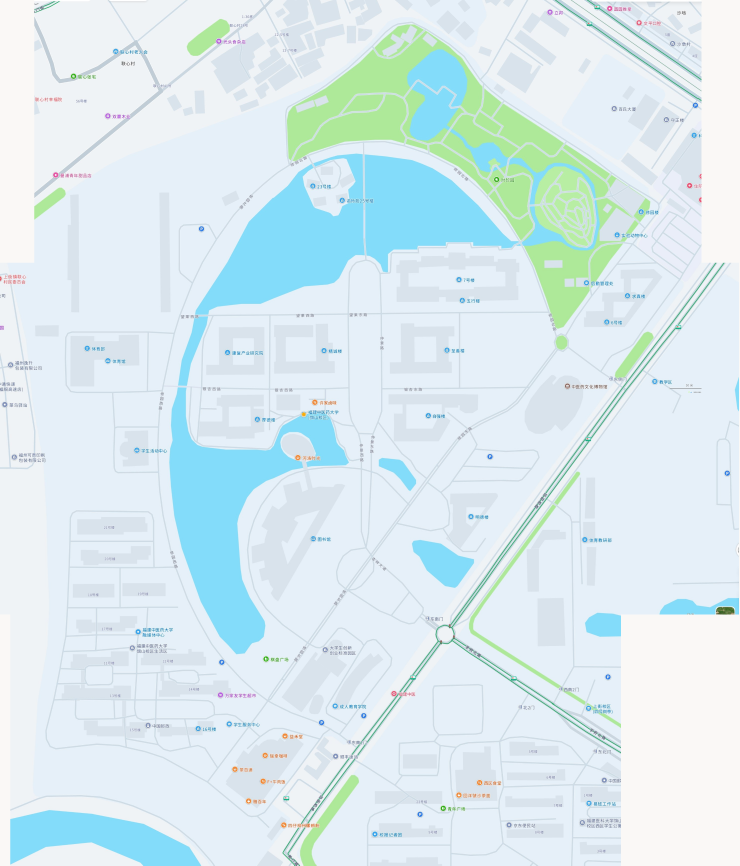
#> input picture _audit/campus_map_20261113/_data/amap/master.png, 2957 x 3463 px, found by its file name (shown at 1/4 size)
$ python labels8.py
#> lines starting #> are read from the running program, lines starting #| are printed output that depends on the picture; after the words box and inside, x2 and y2 are one past the last pixel; in counts of white or black regions, pixels touching at a corner belong together
import cv2, numpy as np, os
BASE = r"C:\Users\Ko_Li\.openclaw\workspace\web\_audit\campus_map_20261113\_data\amap"
WORK = os.path.join(BASE, "_work")
m = cv2.imread(os.path.join(BASE, "master.png"))
#> m is the input picture: shape (3463, 2957, 3); mean B, G, R 240.3, 235.5, 217.7
def save(img, x0, y0, x1, y1, scale, name, grid=True):
#> called with x0 = 2040, y0 = 1980, x1 = 2340, y1 = 2180, scale = 4, name = 'U_xuefu_label_check', grid = True
    c = cv2.resize(img[y0:y1, x0:x1], None, fx=scale, fy=scale, interpolation=cv2.INTER_CUBIC)
    font = cv2.FONT_HERSHEY_SIMPLEX
    if grid:
        ch, cw = c.shape[:2]
#> ch = 800; cw = 1200
        for x in range(x0//50*50, x1+1, 100):
            if x < x0: continue
            px = int((x-x0)*scale)
            if 0 <= px < cw:
                cv2.line(c, (px,0), (px,ch-1), (0,0,255), 1)
                for yy in (18, ch-4): cv2.putText(c, str(x), (px+2,yy), font, 0.6, (0,0,255), 2, cv2.LINE_AA)
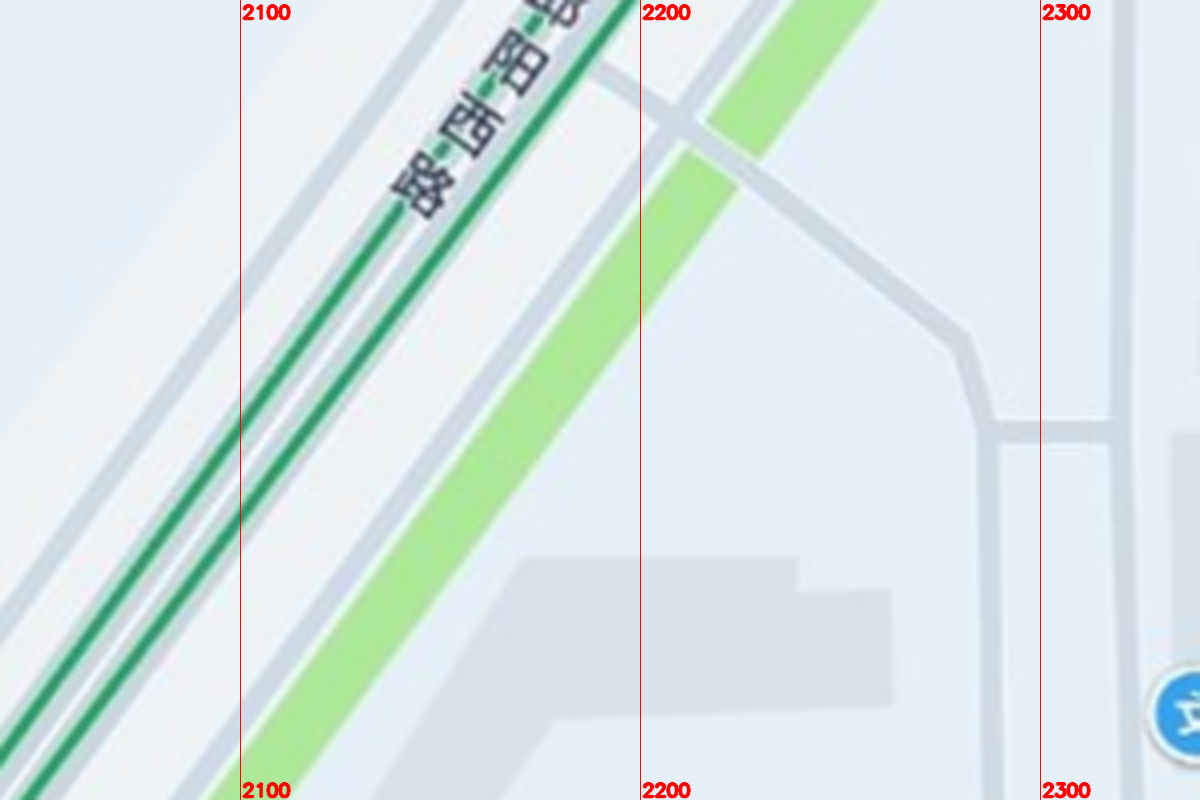
#> c: shape (800, 1200, 3); mean B, G, R 232.2, 231.7, 217.9
        for y in range(y0//50*50, y1+1, 100):
            if y < y0: continue
            py = int((y-y0)*scale)
            if 0 <= py < ch:
                cv2.line(c, (0,py), (cw-1,py), (0,0,255), 1)
                for xx in (4, cw-50): cv2.putText(c, str(y), (xx,py+18), font, 0.6, (0,0,255), 2, cv2.LINE_AA)
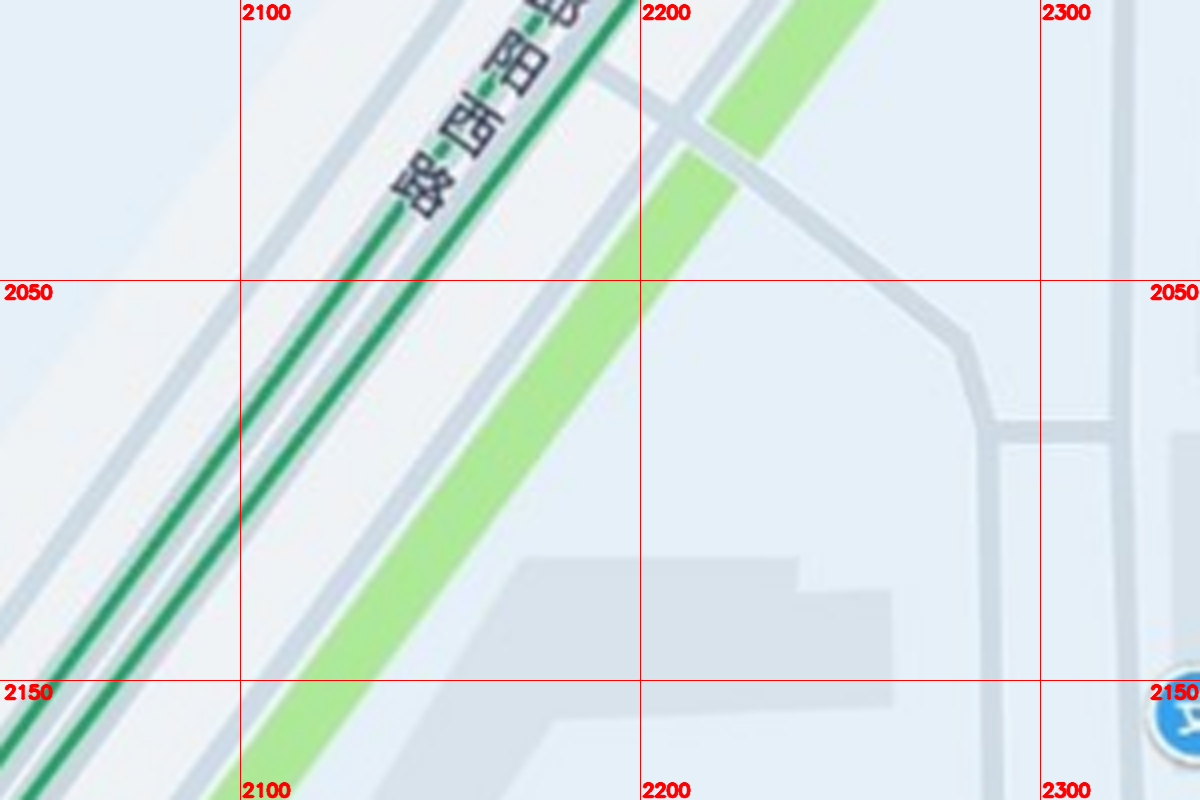
#> c: shape (800, 1200, 3); 0.53% of pixels changed, all inside (x1, y1, x2, y2) = (0, 280, 1200, 701)
    cv2.putText(c, name, (8, 40), font, 0.9, (0,0,255), 2, cv2.LINE_AA)
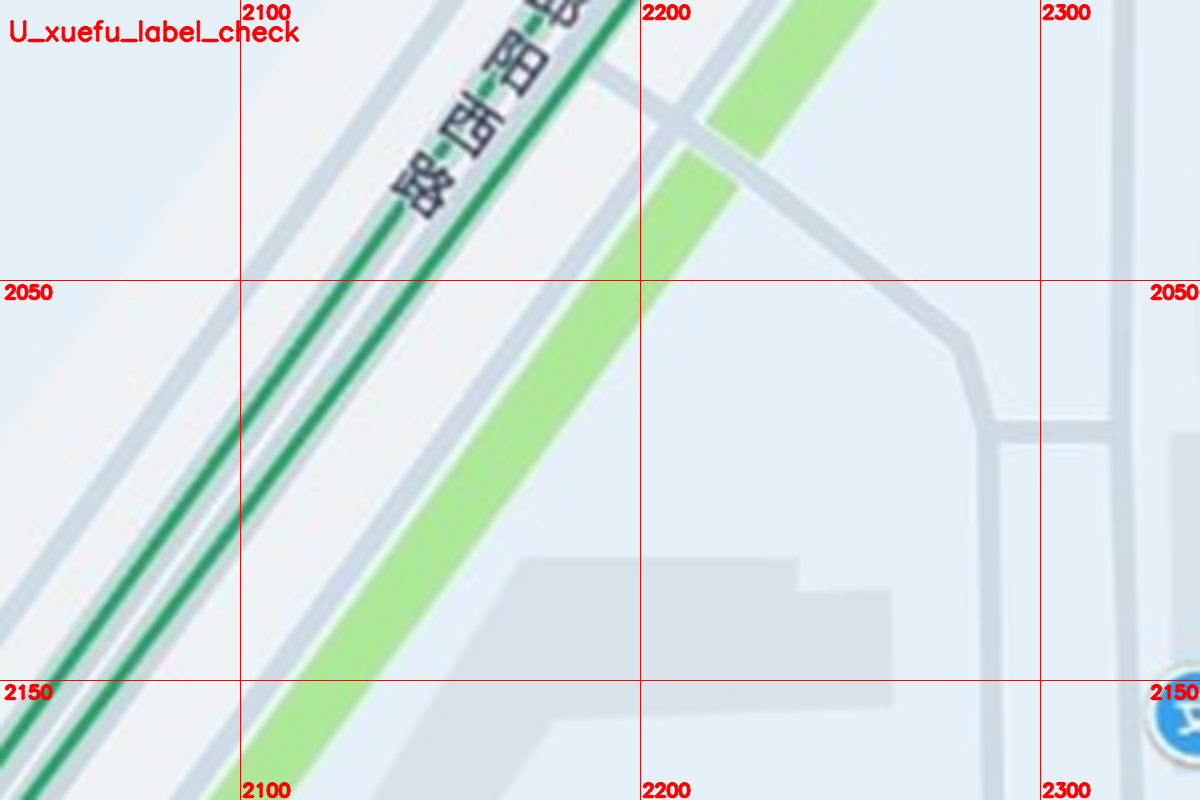
#> c: shape (800, 1200, 3); 0.35% of pixels changed, all inside (x1, y1, x2, y2) = (9, 19, 300, 43)
    cv2.imwrite(os.path.join(WORK, name + ".png"), c, [cv2.IMWRITE_PNG_COMPRESSION, 6])
    print(name, c.shape)
#| U_xuefu_label_check (800, 1200, 3)
save(m, 2040, 1980, 2340, 2180, 4.0, "U_xuefu_label_check")
save(m, 2350, 1380, 2650, 1620, 4.0, "V_dongcemen_check")
#> call 2 of save, with x0 = 2350, y0 = 1380, x1 = 2650, y1 = 1620, scale = 4, name = 'V_dongcemen_check', grid = True
#> in save (call 2), `c = cv2.resize(img[y0:y1, x0:x1], None, fx=scale, fy=scale, interpolat..`:
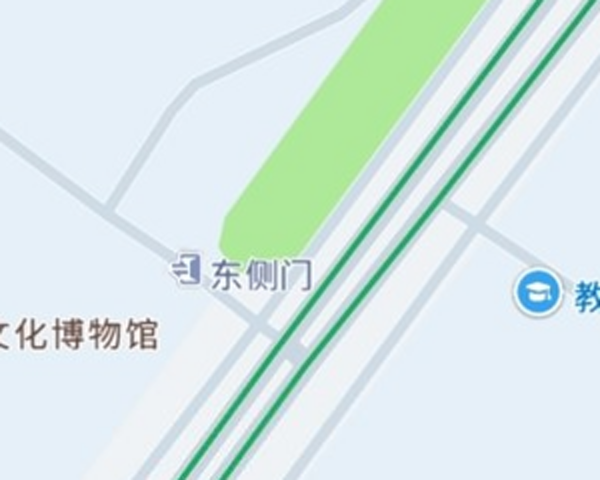
#> c: shape (960, 1200, 3) (shown at 1/2 size); mean B, G, R 230.9, 232.9, 215.8
#> in save (call 2), `font = cv2.FONT_HERSHEY_SIMPLEX`: font = 0
#> after the loop in save (call 2), `for x in range(x0//50*50, x1+1, 100):`:
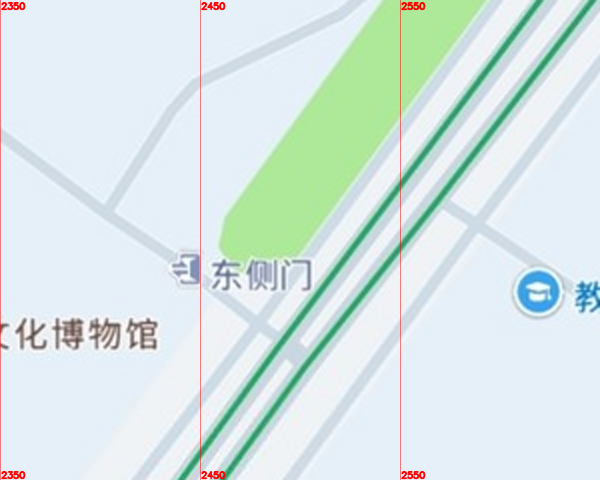
#> c: shape (960, 1200, 3) (shown at 1/2 size); 0.62% of pixels changed, all inside (x1, y1, x2, y2) = (0, 0, 852, 960)
#> after the loop in save (call 2), `for y in range(y0//50*50, y1+1, 100):`:
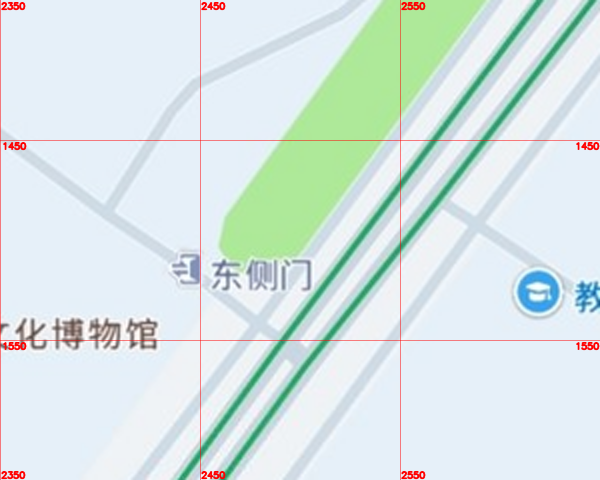
#> c: shape (960, 1200, 3) (shown at 1/2 size); 0.43% of pixels changed, all inside (x1, y1, x2, y2) = (1, 280, 1200, 701)
#> in save (call 2), `cv2.putText(c, name, (8, 40), font, 0.9, (0,0,255), 2, cv2.LINE_AA)`:
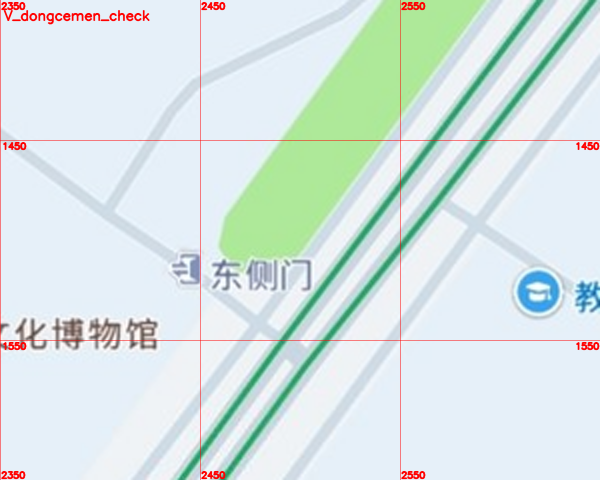
#> c: shape (960, 1200, 3) (shown at 1/2 size); 0.3% of pixels changed, all inside (x1, y1, x2, y2) = (6, 20, 300, 49)
#| V_dongcemen_check (960, 1200, 3)
